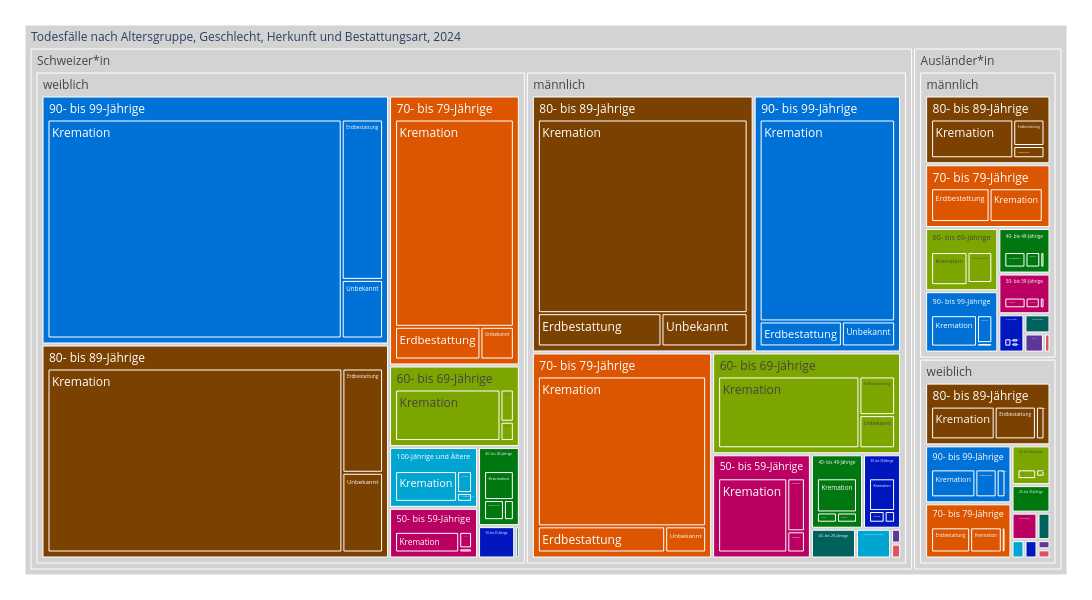

Here is the notebook cell this chart was saved with:
### Code cell
treeMap2= mypy_dv.plot_px_treemap(
    data=data2betested.loc[data_max_date].reset_index()
    ,levels=['HerkunftLang','SexLang', 'AlterV10Lang', 'BestattungsLang']
    ,values="AnzSterWir"
    ,color="AlterV10Lang"
    #, color_continuous_scale='Blues'
    ,color_discrete_map=farben_dict_zc
    ,height=600
    ,width=1100               
    #,margin_val_bottom=25
    ,myHeaderTitle="Todesfälle nach Altersgruppe, Geschlecht, Herkunft und Bestattungsart, "+data_max_date
)

treeMap2

### Figure 1 — Plotly figure (JSON) as saved in the notebook; plotly's stock layout.template omitted (floating-point values rounded to 4 significant figures; data arrays with more than 128 entries replaced by an {"elided": "..."} marker saying what was removed)
{"data": [{"branchvalues": "total", "customdata": {"elided": "149x1 str values"}, "domain": {"x": [0, 1], "y": [0, 1]}, "hovertemplate": "%{label}<br><br>Anzahl:<br>%{value}<extra></extra>", "ids": {"elided": "149 str values"}, "labels": {"elided": "149 str values"}, "marker": {"colors": {"elided": "149 str values"}}, "name": "", "parents": {"elided": "149 str values"}, "root": {"color": "grey"}, "type": "treemap", "values": {"elided": "149 int values"}}], "layout": {"height": 600, "legend": {"tracegroupgap": 0}, "margin": {"b": 25, "l": 25, "r": 25, "t": 25}, "width": 1100}}
